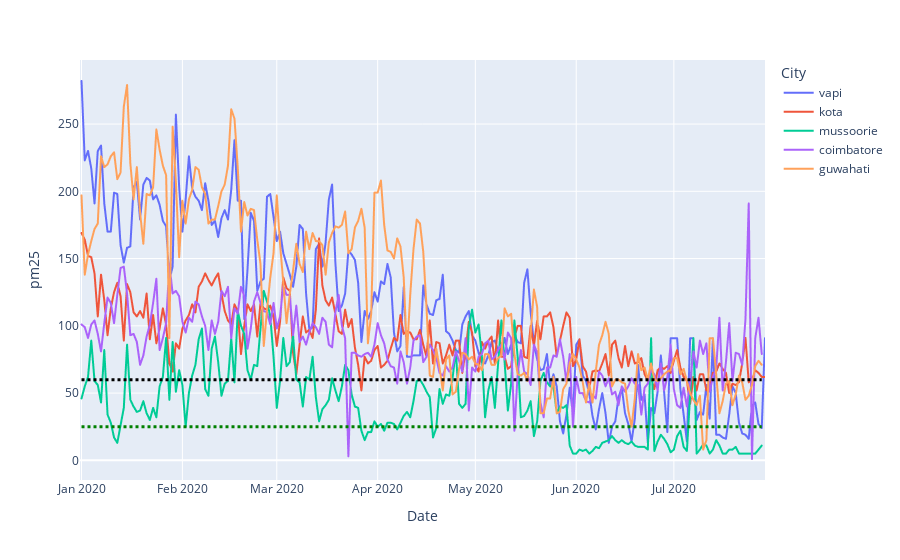

The cell this chart's notebook holds for it:
### Code cell
fig=px.line(df_reduced,'Date','pm25',color='City')
fig.add_shape(type="line",
            x0=start,
            y0=25,
            x1=end,
            y1=25,
            line=dict(
                color="green",
                width=3,
                dash="dot",
            ))
fig.add_shape(type="line",
            x0=start,
            y0=60,
            x1=end,
            y1=60,
            line=dict(
                color="black",
                width=3,
                dash="dot",
            ))
fig.show()
fig.write_image(f'images/rural_pm2.5_3city_line.png',width=1500,height=600)

### Figure 1 — Plotly figure (JSON) as saved in the notebook; plotly's stock layout.template omitted (floating-point values rounded to 4 significant figures; data arrays with more than 128 entries replaced by an {"elided": "..."} marker saying what was removed)
{"data": [{"hovertemplate": "City=vapi<br>Date=%{x}<br>pm25=%{y}<extra></extra>", "legendgroup": "vapi", "line": {"color": "#636efa", "dash": "solid"}, "mode": "lines", "name": "vapi", "showlegend": true, "type": "scattergl", "x": {"elided": "211 str values"}, "xaxis": "x", "y": {"elided": "211 float values"}, "yaxis": "y"}, {"hovertemplate": "City=kota<br>Date=%{x}<br>pm25=%{y}<extra></extra>", "legendgroup": "kota", "line": {"color": "#EF553B", "dash": "solid"}, "mode": "lines", "name": "kota", "showlegend": true, "type": "scattergl", "x": {"elided": "211 str values"}, "xaxis": "x", "y": {"elided": "211 int values"}, "yaxis": "y"}, {"hovertemplate": "City=mussoorie<br>Date=%{x}<br>pm25=%{y}<extra></extra>", "legendgroup": "mussoorie", "line": {"color": "#00cc96", "dash": "solid"}, "mode": "lines", "name": "mussoorie", "showlegend": true, "type": "scattergl", "x": {"elided": "209 str values"}, "xaxis": "x", "y": {"elided": "209 float values"}, "yaxis": "y"}, {"hovertemplate": "City=coimbatore<br>Date=%{x}<br>pm25=%{y}<extra></extra>", "legendgroup": "coimbatore", "line": {"color": "#ab63fa", "dash": "solid"}, "mode": "lines", "name": "coimbatore", "showlegend": true, "type": "scattergl", "x": {"elided": "210 str values"}, "xaxis": "x", "y": {"elided": "210 float values"}, "yaxis": "y"}, {"hovertemplate": "City=guwahati<br>Date=%{x}<br>pm25=%{y}<extra></extra>", "legendgroup": "guwahati", "line": {"color": "#FFA15A", "dash": "solid"}, "mode": "lines", "name": "guwahati", "showlegend": true, "type": "scattergl", "x": {"elided": "210 str values"}, "xaxis": "x", "y": {"elided": "210 float values"}, "yaxis": "y"}], "layout": {"autosize": true, "legend": {"title": {"text": "City"}, "tracegroupgap": 0}, "margin": {"t": 60}, "shapes": [{"line": {"color": "green", "dash": "dot", "width": 3}, "type": "line", "x0": "2020-01-01", "x1": "2020-07-28", "y0": 25, "y1": 25}, {"line": {"color": "black", "dash": "dot", "width": 3}, "type": "line", "x0": "2020-01-01", "x1": "2020-07-28", "y0": 60, "y1": 60}], "xaxis": {"anchor": "y", "autorange": true, "domain": [0, 1], "range": ["2019-12-30 23:48:25.4662", "2020-07-29 00:11:34.5338"], "title": {"text": "Date"}, "type": "date"}, "yaxis": {"anchor": "x", "autorange": true, "domain": [0, 1], "range": [-14.61, 297.6], "title": {"text": "pm25"}, "type": "linear"}}}
